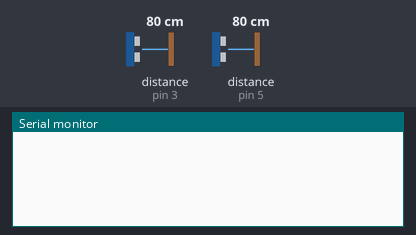
This sketch was run on a simulated Arduino Uno, built with avr-gcc and run on an emulated ATmega328P. Parts: the last lines printed to the serial monitor. Wiring (inferred from the names in the program): 2 × ultrasonic range finder: trigger pin 2, echo pin 3 / trigger pin 4, echo pin 5. The inputs (shaded band) are chosen by the test bench; at power-on: distance to the obstacle (sensors on pin 5, pin 3) 80 cm. The echo pulse lasts 58.3 µs per cm.

Above: at 1.2 s.
1.3 s: distance to the obstacle (sensor on pin 5) set to 18 cm
At 2.2 s:
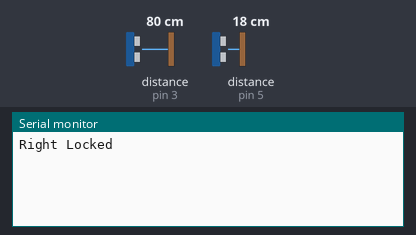
3.0 s: distance to the obstacle (sensor on pin 5) set to 2 cm
At 3.21 s:
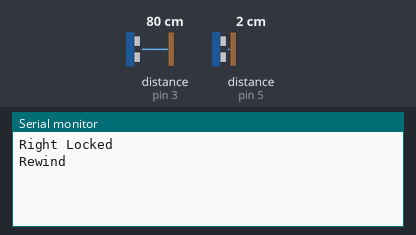
5.1 s: distance to the obstacle (sensor on pin 5) set to 35 cm
At 5.31 s:
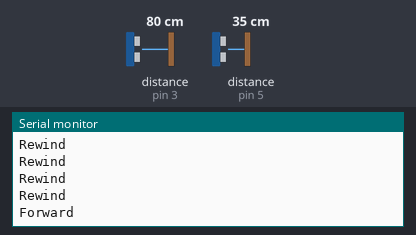

The sketch:

sensor.ino
```cpp
const int triggerL = 2;
const int echoL = 3;
const int triggerR = 4;
const int echoR = 5;

long timeTaken;
int distL, distR;

void setup() {
  Serial.begin(9600);
  pinMode(triggerL, OUTPUT);
  pinMode(triggerR, OUTPUT);
  pinMode(echoL, INPUT);
  pinMode(echoR, INPUT);
}

/***** FUNCTION TO CALCULATE DISTANCE *****/
int getDistance(int triggerPin, int echoPin)
{
  digitalWrite(triggerPin, LOW);
  delayMicroseconds(2);
  digitalWrite(triggerPin, HIGH);
  delayMicroseconds(10);
  digitalWrite(triggerPin, LOW);

  timeTaken = pulseIn(echoPin, HIGH);
  return timeTaken * 0.034 / 2;
}

void loop() {
  // put your main code here, to run repeatedly:
  distL = getDistance(triggerL, echoL);
  distR = getDistance(triggerR, echoR);

  ///// operation 1
  if((distL>=40 && distR>=40) && (distL<=60 && distR<=60))
  {
    Serial.println("Play/Pause");
    delay(500);
  }

  ///// operation 2
  else if(distL>=13 && distL<=17)
  {
    delay(100);
    distL = getDistance(triggerL, echoL);
    if(distL<=13 && distL<=17)
    {
      Serial.println("Left Locked");
      while(distL<=40)
      {
        distL = getDistance(triggerL, echoL);
        if(distL <= 10) // hand pushed in
        {
          Serial.println("Volume Incresaed");
          delay(300);
        }
        else if(distL>=20) // hand pulled out
        {
          Serial.println("Volume Decreased");
          delay(300);
        }
      }
    }
  }

  ///// operation 3
  else if(distR>=13 && distR<=17)
  {
    delay(100);
    distR = getDistance(triggerR, echoR);
    if(distR>=13 && distR<=17)
    {
      Serial.println("Right Locked");
      while(distR<=40)
      {
        distR = getDistance(triggerR, echoR);
        if(distR <= 10) // hand pushed in
        {
          Serial.println("Rewind");
          delay(300);
        }
        else if(distR>=20) // hand pulled out
        {
          Serial.println("Forward");
          delay(300);
        }
      }
    }
  }
  delay(200);
}
```

Measured:
- after the input at 1.3 s, the serial monitor: prints a new line after 0.28 s (image 1)
- after the input at 3.0 s, the serial monitor: prints a new line at once (image 2)
- after the input at 5.1 s, the serial monitor: prints a new line at once (image 3)
